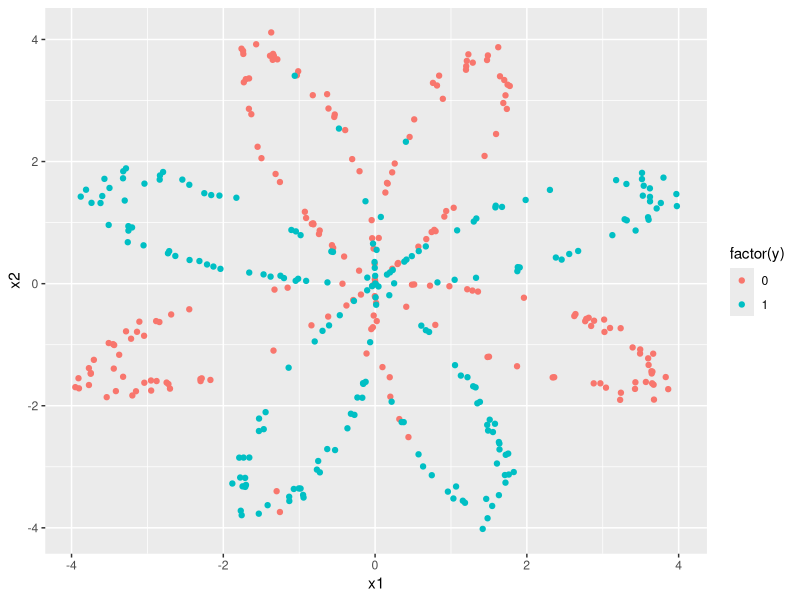

The R script that drew this image:
## ---- chunk 1
knitr::opts_chunk$set(echo = TRUE)

library(tidyverse)
## ---- chunk 2
set.seed(69)

planar_dataset <- function(){
    m <- 400
    N <- m/2
    D <- 2
    X <- matrix(0, nrow = m, ncol = D)
    Y <- matrix(0, nrow = m, ncol = 1)
    a <- 4

for(j in 0:1){
    ix <- seq((N*j)+1, N*(j+1))
    t <- seq(j*3.12,(j+1)*3.12,length.out = N) + rnorm(N, sd = 0.2)
    r <- a*sin(4*t) + rnorm(N, sd = 0.2)
    X[ix,1] <- r*sin(t)
    X[ix,2] <- r*cos(t)
    Y[ix,] <- j
    }

d <- as.data.frame(cbind(X, Y))
names(d) <- c('x1','x2','y')
return(d)
}


df <- planar_dataset()

ggplot(df, aes(x = x1, y = x2, color = factor(y))) +
geom_point()
## ---- chunk 3
# Base Artificial ###################################
set.seed(69)
df <- df[sample(nrow(df)), ]
fraction = .8

train_test_split_index <- fraction * nrow(df)

# Train
train <- df[1:train_test_split_index,]
head(train)

##### Test
test <- df[(train_test_split_index+1): nrow(df),]
head(test)


#####################################

# Normalização e base de treinamento e teste ###################################

X_train <- scale(train[, c(1:2)])

y_train <- train$y
dim(y_train) <- c(length(y_train), 1) # dimensão extra

X_test <- scale(test[, c(1:2)])

y_test <- test$y
dim(y_test) <- c(length(y_test), 1) # dimensão extra
## ---- chunk 4
X_train <- as.matrix(X_train, byrow=TRUE)
X_train <- t(X_train)
y_train <- as.matrix(y_train, byrow=TRUE)
y_train <- t(y_train)

X_test <- as.matrix(X_test, byrow=TRUE)
X_test <- t(X_test)
y_test <- as.matrix(y_test, byrow=TRUE)
y_test <- t(y_test)
## ---- chunk 5
getLayerSize <- function(X, y, hidden_neurons, train=TRUE) {
  n_x <- dim(X)[1]
  n_h <- hidden_neurons
  n_y <- dim(y)[1]   
  
  size <- list("n_x" = n_x,
               "n_h" = n_h,
               "n_y" = n_y)
  
  return(size)
}
## ---- chunk 6
initializeParameters <- function(X, list_layer_size){

    m <- dim(data.matrix(X))[2]
    
    n_x <- list_layer_size$n_x
    n_h <- list_layer_size$n_h
    n_y <- list_layer_size$n_y
        
    W1 <- matrix(runif(n_h * n_x, min = -.01, max = .01), nrow = n_h, ncol = n_x, byrow = TRUE)
    b1 <- matrix(rep(0, n_h), nrow = n_h)
    W2 <- matrix(runif(n_y * n_h, min = -.01, max = .01), nrow = n_y, ncol = n_h, byrow = TRUE)
    b2 <- matrix(rep(0, n_y), nrow = n_y)
    
    params <- list("W1" = W1,
                   "b1" = b1, 
                   "W2" = W2,
                   "b2" = b2)
    
    return (params)
}
## ---- chunk 7
sigmoid <- function(x){
    return(1 / (1 + exp(-x)))
}
## ---- chunk 8
forwardPropagation <- function(X, params, list_layer_size){
    
    m <- dim(X)[2]
    n_h <- list_layer_size$n_h
    n_y <- list_layer_size$n_y
    
    W1 <- params$W1
    b1 <- params$b1
    W2 <- params$W2
    b2 <- params$b2
    
    b1_new <- matrix(rep(b1, m), nrow = n_h)
    b2_new <- matrix(rep(b2, m), nrow = n_y)
    
    Z1 <- W1 %*% X + b1_new
    A1 <- sigmoid(Z1)
    Z2 <- W2 %*% A1 + b2_new
    A2 <- sigmoid(Z2)
    
    cache <- list("Z1" = Z1,
                  "A1" = A1, 
                  "Z2" = Z2,
                  "A2" = A2)

    return (cache)
}
## ---- chunk 9
layer_size <- getLayerSize(X_train, y_train, hidden_neurons = 4)
init_params <- initializeParameters(X_train, layer_size)

lapply(init_params, function(x) dim(x))
fwd_prop <- forwardPropagation(X_train, init_params, layer_size)
lapply(fwd_prop, function(x) dim(x))
## ---- chunk 10
computeCost <- function(X, y, cache) {
    m <- dim(X)[2]
    A2 <- cache$A2
    logprobs <- (log(A2) * y) + (log(1-A2) * (1-y))
    cost <- -sum(logprobs/m)
    return (cost)
}
## ---- chunk 11
backwardPropagation <- function(X, y, cache, params, list_layer_size){
    
    m <- dim(X)[2]
    
    n_x <- list_layer_size$n_x
    n_h <- list_layer_size$n_h
    n_y <- list_layer_size$n_y

    A2 <- cache$A2
    A1 <- cache$A1
    W2 <- params$W2

    dZ2 <- A2 - y
    dW2 <- 1/m * (dZ2 %*% t(A1)) 
    db2 <- matrix(1/m * sum(dZ2), nrow = n_y)
    db2_new <- matrix(rep(db2, m), nrow = n_y)
    
    dZ1 <- (t(W2) %*% dZ2) * (1 - A1^2)
    dW1 <- 1/m * (dZ1 %*% t(X))
    db1 <- matrix(1/m * sum(dZ1), nrow = n_h)
    db1_new <- matrix(rep(db1, m), nrow = n_h)
    
    grads <- list("dW1" = dW1, 
                  "db1" = db1,
                  "dW2" = dW2,
                  "db2" = db2)
    
    return(grads)
}
## ---- chunk 12
updateParameters <- function(grads, params, learning_rate){

    W1 <- params$W1
    b1 <- params$b1
    W2 <- params$W2
    b2 <- params$b2
    
    dW1 <- grads$dW1
    db1 <- grads$db1
    dW2 <- grads$dW2
    db2 <- grads$db2
    
    
    W1 <- W1 - learning_rate * dW1
    b1 <- b1 - learning_rate * db1
    W2 <- W2 - learning_rate * dW2
    b2 <- b2 - learning_rate * db2
    
    updated_params <- list("W1" = W1,
                           "b1" = b1,
                           "W2" = W2,
                           "b2" = b2)
    
    return (updated_params)
}
## ---- chunk 13
trainModel <- function(X, y, num_iteration, hidden_neurons, lr){
    
    layer_size <- getLayerSize(X, y, hidden_neurons)
    init_params <- initializeParameters(X, layer_size)
    cost_history <- c()
    for (i in 1:num_iteration) {
        fwd_prop <- forwardPropagation(X, init_params, layer_size)
        cost <- computeCost(X, y, fwd_prop)
        back_prop <- backwardPropagation(X, y, fwd_prop, init_params, layer_size)
        update_params <- updateParameters(back_prop, init_params, learning_rate = lr)
        init_params <- update_params
        cost_history <- c(cost_history, cost)
        
        if (i %% 10000 == 0) cat("Iteration", i, " | Cost: ", cost, "\n")
    }
    
    model_out <- list("updated_params" = update_params,
                      "cost_hist" = cost_history)
    return (model_out)
}
## ---- chunk 14
EPOCHS = 60000
HIDDEN_NEURONS = 40
LEARNING_RATE = 0.9


train_model <- trainModel(X_train, 
                          y_train, 
                          hidden_neurons = HIDDEN_NEURONS, 
                          num_iteration = EPOCHS, 
                          lr = LEARNING_RATE)
## ---- chunk 15
lr_model <- glm(y ~ x1 + x2, data = train)
lr_model
lr_pred <- round(as.vector(predict(lr_model, test[, 1:2])))
lr_pred
## ---- chunk 16
makePrediction <- function(X, y, hidden_neurons){
    layer_size <- getLayerSize(X, y, hidden_neurons)
    params <- train_model$updated_params
    fwd_prop <- forwardPropagation(X, params, layer_size)
    pred <- fwd_prop$A2
    
    return (pred)
}
## ---- chunk 17
y_pred <- makePrediction(X_test, y_test, HIDDEN_NEURONS)
y_pred <- round(y_pred)
## ---- chunk 18
tb_nn <- table(y_test, y_pred)
tb_lr <- table(y_test, lr_pred)

cat("NN Confusion Matrix: \n")

tb_nn


cat("\nLR Confusion Matrix: \n")

tb_lr
## ---- chunk 19
calculate_stats <- function(tb, model_name) {
  acc <- (tb[1] + tb[4])/(tb[1] + tb[2] + tb[3] + tb[4])
  recall <- tb[4]/(tb[4] + tb[3])
  precision <- tb[4]/(tb[4] + tb[2])
  f1 <- 2 * ((precision * recall) / (precision + recall))
  
  cat(model_name, ": \n")
  cat("\tAccuracy = ", acc*100, "%.")
  cat("\n\tPrecision = ", precision*100, "%.")
  cat("\n\tRecall = ", recall*100, "%.")
  cat("\n\tF1 Score = ", f1*100, "%.\n\n")
}
## ---- chunk 20
calculate_stats(tb_nn, "Redes Neurais")

calculate_stats(tb_lr, "Regressão Logística")
